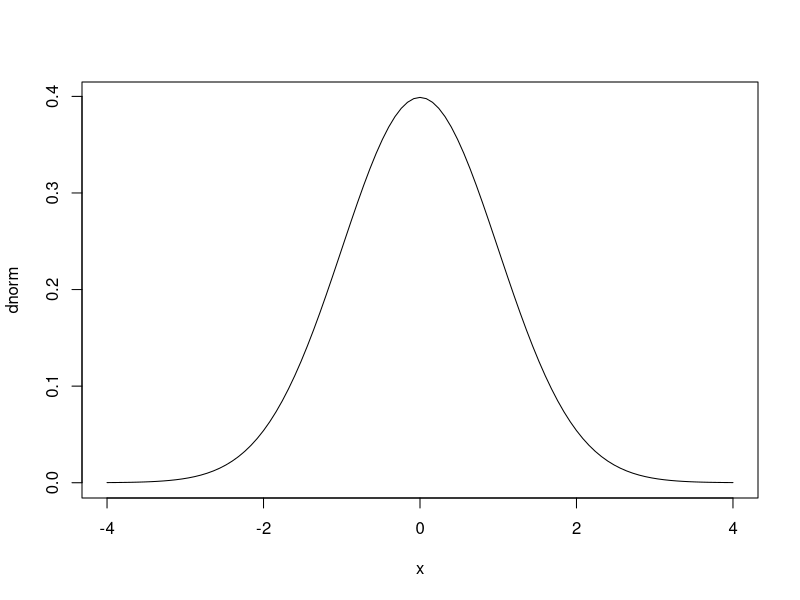
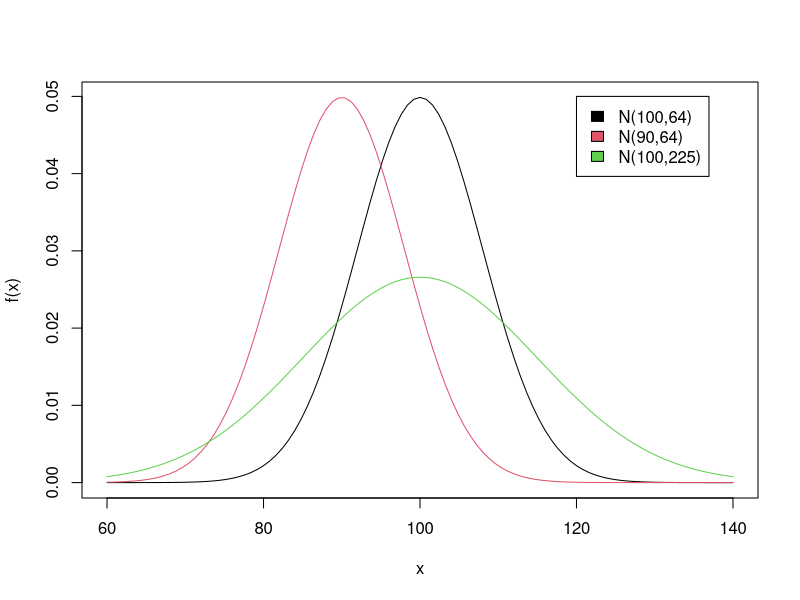
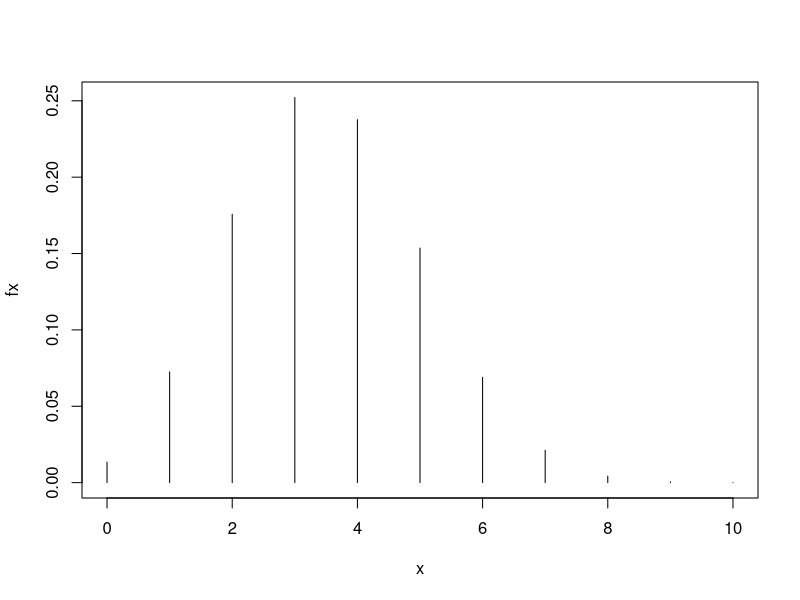
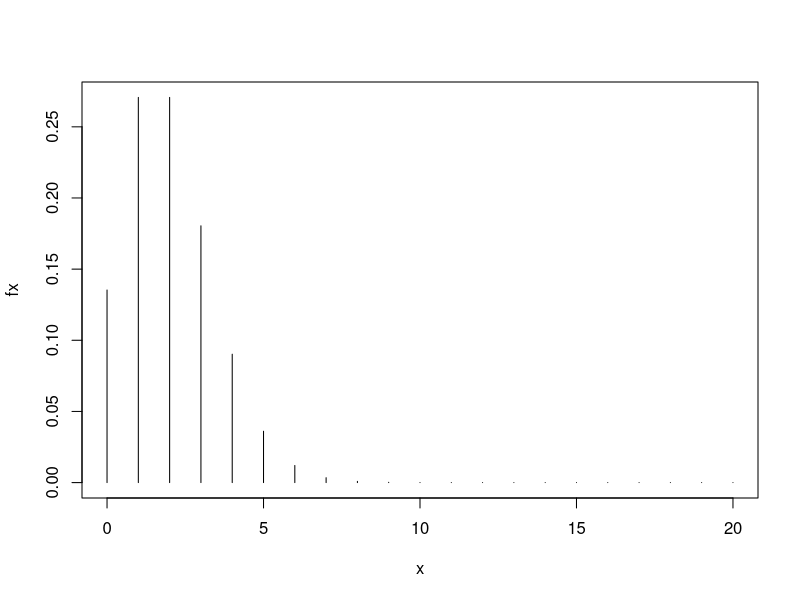

The R script that drew these images, in order:
##======================================================================
## Distribuições de probabilidade no R
##======================================================================

## O R inclui funcionalidade para operações com distribuições de
## probabilidades. Para cada distribuição há 4 operações básicas indicadas
## pelas letras:

## - `d` calcula a densidade de probabilidade $f(x)$ no ponto $x$
## - `p` calcula a função de probabilidade acumulada $F(x)$ no ponto $x$
## - `q` calcula o quantil correspondente a uma dada probabilidade
## - `r` retira uma amostra aleatória da distribuição

## Para usar os funções deve-se combinar uma das letras acima com uma
## abreviatura do nome da distribuição. Por exemplo, para calcular
## probabilidades usamos: `pnorm()` para normal, `pexp()` para exponencial,
## `pbinom()` para binomial, `ppois()` para Poisson e assim por diante.

##======================================================================
## Distribuição Normal
##======================================================================

## dnorm() calcula a densidade no ponto x
## pnorm() calcula a probabilidade acumulada até o ponto x
## qnorm() calcula o quantil correspondente a uma dada probabilidade
## rnorm() gera amsotras aleatórias da Normal

## Veja ?dnorm
?dnorm
## Por padrão as funções assumem N(0,1). Inicialmente então vamos fazer
## um gráfico da densidade de uma N(0,1)
plot.function(dnorm, from = -4, to = 4)

## Primeiras constatações:
pnorm(0)
qnorm(0.5)

## Densidade no ponto x = -1
dnorm(-1)
## Probabilidade de X ser menor ou igual a -1, P[X <= -1]
pnorm(-1)
## Quantil referente à 0.975 de probabilidade
qnorm(0.975)
## Obtém 10 valores aleatórios da N(0,1)
rnorm(10)

## Repare que dnorm(-1) é o mesmo que se fizessemos o cálculo manual
## usando a densidade da Normal no ponto x = -1:
mu <- 0
sigma <- 1
x <- -1
(1/(sigma * sqrt(2*pi))) * exp((-1/2) * ((x - mu)/sigma)^2)
dnorm(-1)
## Para calcular P[X <= -1] usamos
pnorm(-1)
## Para calcular P[X > 1] podemos usar o complementar
1 - pnorm(-1)
## Ou usar o argumento lower.tail = FALSE
pnorm(-1, lower.tail = FALSE)
## Que é a maneira preferível por ser um cálculo mais preciso.
## O comando
qnorm(0.975)
## Calcula o valor de b, tal que P[X <= b] = 0.975. Similarmente,
## poderiamos obter esse valor fazendo P[X > b] = 0.025, e nesse caso
## usariamos novamente o argumento lower.tail
qnorm(0.025, lower.tail = FALSE)
## Se, ao contrário, quisermos o valor de a, tal que P[X <= a] = 0.025,
## podemos usar
qnorm(0.025)
## Ou P[X > a] = 0.975
qnorm(0.975, lower.tail = FALSE)

## Seja $X$ uma VA com distribuição $N(100, 100)$. Calcular as
## probabilidades:
## - P[X < 95]
## - P[90 < X < 110]
## - P[X > 95]
pnorm(95, mean = 100, sd = 10)
pnorm(110, mean = 100, sd = 10) - pnorm(90, mean = 100, sd = 90)
1 - pnorm(95, mean = 100, sd = 10)
pnorm(95, mean = 100, sd = 10)

## Para ilustração, podemos fazer um gráfico com diferentes densidades
## da Normal
plot(function(x) dnorm(x, 100, 8), 60, 140, ylab = 'f(x)')
plot(function(x) dnorm(x, 90, 8), 60, 140, add = TRUE, col = 2)
plot(function(x) dnorm(x, 100, 15), 60, 140, add = TRUE, col = 3)
legend(120, 0.05, fill = 1:3,
       legend = c("N(100,64)", "N(90,64)", "N(100,225)"))

##======================================================================
## Distribuição Binomial
##======================================================================

## dbinom() calcula a densidade no ponto x
## pbinom() calcula a probabilidade acumulada até o ponto x
## qbinom() calcula o quantil correspondente a uma dada probabilidade
## rbinom() gera amsotras aleatórias

## Veja ?dbinom
?dbinom
args(dbinom)
## A distribuição binomial tem parâmetros n e p, representados aqui
## pelos argumentos size e prob, respectivamente.
## Considere uma Bin(n=10, p=0.35)
x <- 0:10
fx <- dbinom(x, size = 10, prob = 0.35)
plot(x, fx, type = "h")
## Faça o que se pede:
## Calcular P[X = 7]
## Calcular P[X <= 7]
## Calcular P[X > 7]
## Calcular P[3 < X <= 6]

## P[X = 7]
dbinom(7, 10, 0.35)
## Veja que usamos a dbinom, e não a pbinom para calcular a
## probabilidade. Isso porque a pbinom calcula as probabilidades
## ACUMULADAS até o ponto x. Portanto
pbinom(7, 10, 0.35)
## é a P[X <= 7]. Como a distribuição é discreta, então é o mesmo que
sum(dbinom(0:7, 10, 0.35))
## P[X > 7] = 1 - P[X <= 7]
1 - pbinom(7, 10, 0.35)
## Sempre é melhor usar lower.tail
pbinom(7, 10, 0.35, lower.tail = FALSE)
## P[3 < X <= 6] = P[X = 4] + P[X = 5] + P[X = 6]
sum(dbinom(4:6, 10, 0.35))
## Ou P[3 < X <= 6] = P[X <= 6] - P[X <= 3]
pbinom(6, 10, 0.35) - pbinom(3, 10, 0.35)

## Quantis e números aleatórios são obtidos da mesma forma
## Encontre a tal que P[X <= a] = 0.5
qbinom(0.5, 10, 0.35)
## Dez números aleatórios
rbinom(10, 10, 0.35)

## Veja que a dbinom() acima poderia ter sido calculada pela função de
## probabilidade da binomial
n <- 10
p <- 0.35
x <- 7
factorial(n)/(factorial(x)*factorial(n - x)) * p^x * (1-p)^(n-x)
## Usando choose() para calcular o coeficiente binomial
choose(n, x) * p^x * (1-p)^(n-x)
dbinom(7, 10, 0.35)

##======================================================================
## Distribuição de Poisson
##======================================================================

## dpois() calcula a densidade no ponto x
## ppois() calcula a probabilidade acumulada até o ponto x
## qpois() calcula o quantil correspondente a uma dada probabilidade
## rpois() gera amsotras aleatórias

## Veja ?dpois
?dpois
args(dpois)
## Veja que a Poisson só possui um parâmetro (lambda), que é a taxa de
## ocorrência do evento em UMA unidade de tempo. Aqui o argumento lambda
## pode ser usado também quando se usa mu = lambda . t

## Considere Pois(lambda = 2)
x <- 0:20
fx <- dpois(x, lambda = 2)
plot(x, fx, type = "h")
## Faça o que se pede:
## Calcular P[X = 0]
## Calcular P[X = 2]
## Calcular P[X >= 2]
## Calcular P[5 <= X <= 10]

## P[X = 0]
dpois(0, 2)
ppois(0, 2)
## P[X = 2]
dpois(2, 2)
## P[X >= 2] = 1 - P[X < 2]
1 - ppois(1, 2)
ppois(1, 2, lower.tail = FALSE)
## P[5 <= X <= 10] = P[X = 5] + ... + P[X = 10]
sum(dpois(5:10, 2))
## Ou P[5 <= X <= 10] = P[X <= 10] - P[X < 5]
ppois(10, 2) - ppois(4, 2)

## Quantis e números aleatórios são obtidos da mesma forma
## Encontre a tal que P[X <= a] = 0.5
qpois(0.5, 2)
## Dez números aleatórios
rpois(10, 2)

## Veja que a dpois() acima poderia ter sido calculada pela função de
## probabilidade da Poisson
lambda <- 2
x <- 2
(exp(-lambda)*lambda^x)/factorial(x)
dpois(2, 2)
